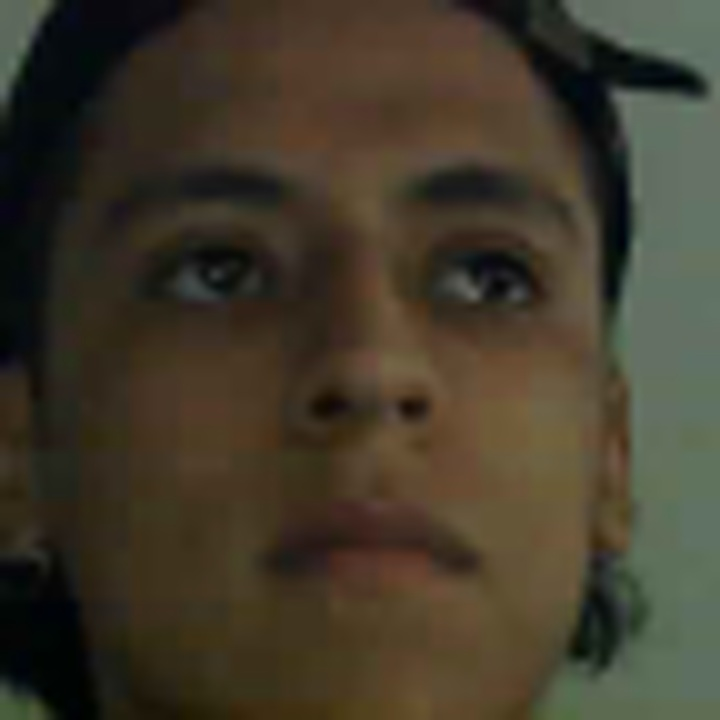
#> input picture Face detection/Data/Alan/rostro_107.jpg, 720 x 720 px, found by its file name; its folder holds only this picture in this run
$ python Modelo.py
#> lines starting #> are read from the running program, lines starting #| are printed output that depends on the picture
import cv2
import os
import numpy as np

# Url donde se encuetra las imagenes de los usuarios
dataPath = "c:/Users/herca/OneDrive/Documentos/Lista de asistencia Final/Sistemas-Inteligentes/Face detection/Data"

listaPersonas = os.listdir(dataPath)
print('Personas: ', listaPersonas)

labels = []
faceData = []
label = 0

for nameDir in listaPersonas:
    personaPath = dataPath + '/' + nameDir
    print("Leyendo imagenes")

    for fileName in os.listdir(personaPath):
        print('Rostro: ', nameDir + '/' + fileName)
        labels.append(label)
        faceData.append(cv2.imread(personaPath + '/' + fileName, 0))
        image = cv2.imread(personaPath + '/' + fileName, 0)
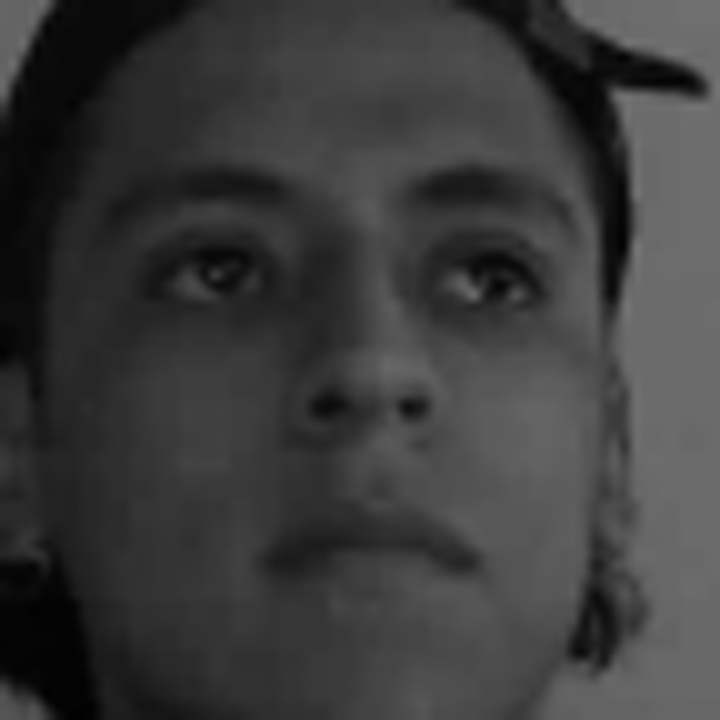
#> image: shape (720, 720); min 1, max 119, mean 59.3

    label = label + 1
#> pass 2 of the loop `for nameDir in listaPersonas:`:
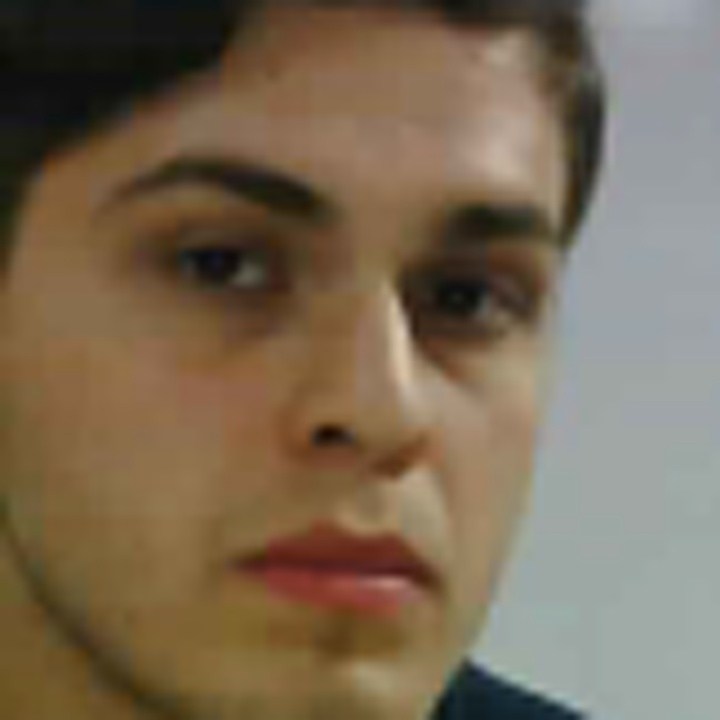
#> input picture Face detection/Data/Alexis/rostro_106.jpg, 720 x 720 px, found by its file name
#> `image = cv2.imread(personaPath + '/' + fileName, 0)`:
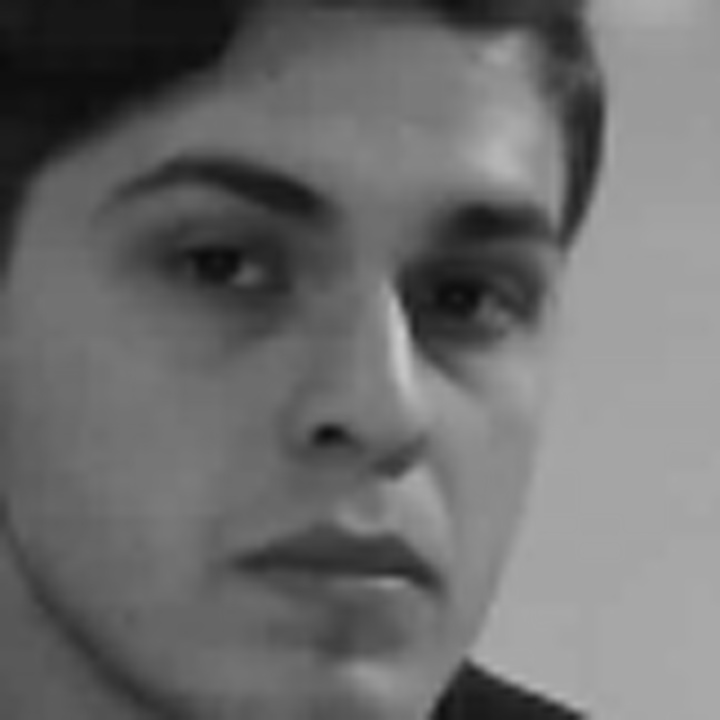
#> image: shape (720, 720); min 12, max 202, mean 108.6

cv2.destroyAllWindows()

face_recognizer = cv2.face.LBPHFaceRecognizer_create()

print('Entrenando')
face_recognizer.train(faceData, np.array(labels))

face_recognizer.write('Modelo_Rostros_2024.xml')
print('Modelo entrenado')
